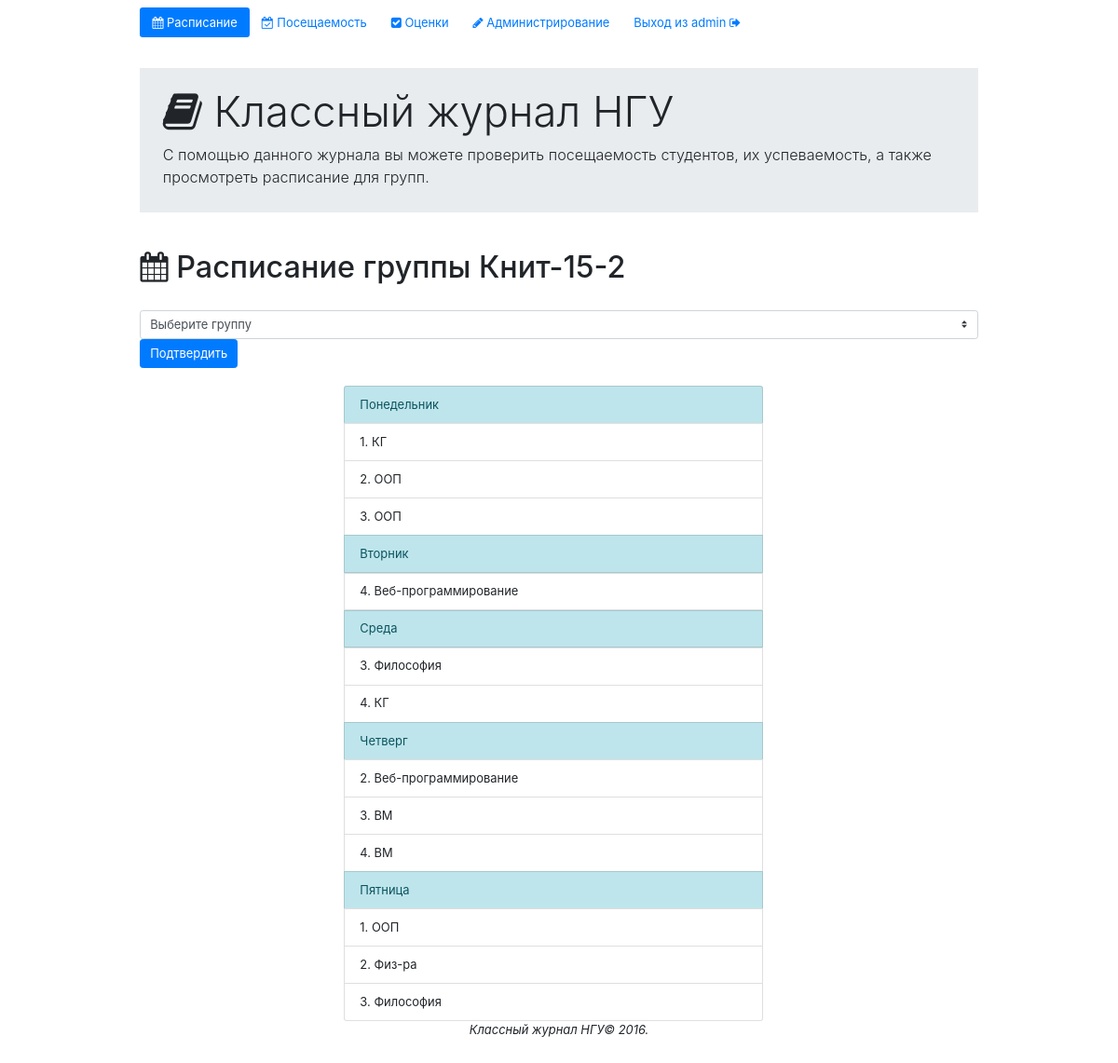
Screenshot of /content/schedule.php?group=Книт-15-2 (signed in) with the database file from the repository.
### tables this page shows
CREATE TABLE IF NOT EXISTS `schedule` (
  `groupName` text NOT NULL,
  `monday` text NOT NULL,
  `tuesday` text NOT NULL,
  `wednesday` text NOT NULL,
  `thursday` text NOT NULL,
  `friday` text NOT NULL
);

### content/schedule.php (the view, shortened to what this page needs)
<?php
	include("../connection/connection.php");
	include("../template/header.php");
	if(isset($_REQUEST["group"]))
		$chosenGroup = $_REQUEST["group"];
	else
		$chosenGroup = $_SESSION['logged_user'];
	$q = "SELECT * FROM `schedule` WHERE `groupName` = '$chosenGroup'";
	$result = mysqli_query($connection,$q);
	$data = mysqli_fetch_array($result);
	$monday = explode("\n", $data["monday"]);
	$tuesday = explode("\n", $data["tuesday"]);
	$wednesday = explode("\n", $data["wednesday"]);
	$thursday = explode("\n", $data["thursday"]);
	$friday = explode("\n", $data["friday"]);
?>
<div class = "content">
	<h1 class="text-xs-center"><i class="fa fa-calendar" aria-hidden="true"></i> Расписание группы <?php echo $data["groupName"];?></h1>
	<br>
	<?php
		if($_SESSION['logged_user'] == "admin"){
	?>
		<form  class="text-xs-center" action = "schedule.php">
			<select  name="group" class="custom-select" >
				<option   selected disabled>Выберите группу</option>
			</select>
			<input type="submit" class = "btn btn-primary" value = "Подтвердить">
		</form>
		<br>
	<?php
		}
		if(isset($data["groupName"])){
	?>
	<div class = "row" >
		<div class = "col-md-3">
		</div>
		<ul class="list-group col-md-6">
			<li class="list-group-item list-group-item-info">
				Понедельник
			</li>
			<?php for($i = 0; $i < count($monday); $i++){
				?>
			<li class="list-group-item">
				<?php
					echo $monday[$i];
				?>
			</li>
			<?php
				}
			?>
			<li class="list-group-item list-group-item-info">
				Вторник
			</li>
			<?php
				for($i = 0; $i < count($tuesday); $i++){
			?>
				<li class="list-group-item">
					<?php
						echo $tuesday[$i];
					?>
				</li>
			<?php
				}
			?>
			<li class="list-group-item list-group-item-info">
				Среда
			</li>
			<?php
				for($i = 0; $i < count($wednesday); $i++){
			?>
					<li class="list-group-item">
						<?php
						  	echo $wednesday[$i];
						?>
					</li>
			<?php
				}
			?>
			<li class="list-group-item list-group-item-info">
				Четверг
			</li>
			<?php
				for($i = 0; $i < count($thursday); $i++){
			?>
					<li class="list-group-item">
						<?php
						  	echo $thursday[$i];
						?>
					</li>
			<?php
				}
			?>
			<li class="list-group-item list-group-item-info">
				Пятница
			</li>
			<?php
				for($i = 0; $i < count($friday); $i++){
			?>
					<li class="list-group-item">
						<?php
						  	echo $friday[$i];
						?>
					</li>
			<?php
				}
			?>
		</ul>
	</div>
	<?php
		}
		else
			echo "<p class = 'text-xs-center'>Расписание для выбранной вами группы ещё не вывешено. Проверьте позже</p>";
		?>
	</div>
<?php include("../template/footer.php"); ?>

### template/header.php (style rules this page uses)
html { height: 100%; zoom: 90%; }
body { height: 98%; zoom: 90%; }
.content { flex: 1 0 auto; }

### rows the page displays
schedule: groupName "Книт-15-2", monday "1. КГ", monday "2. ООП", monday "3. ООП", tuesday "4. Веб-программирование", wednesday "3. Философия", wednesday "4. КГ", thursday "2. Веб-программирование", thursday "3. ВМ", thursday "4. ВМ", friday "1. ООП", friday "2. Физ-ра", friday "3. Философия"

### other values shown
$_SESSION['logged_user'] "admin"
